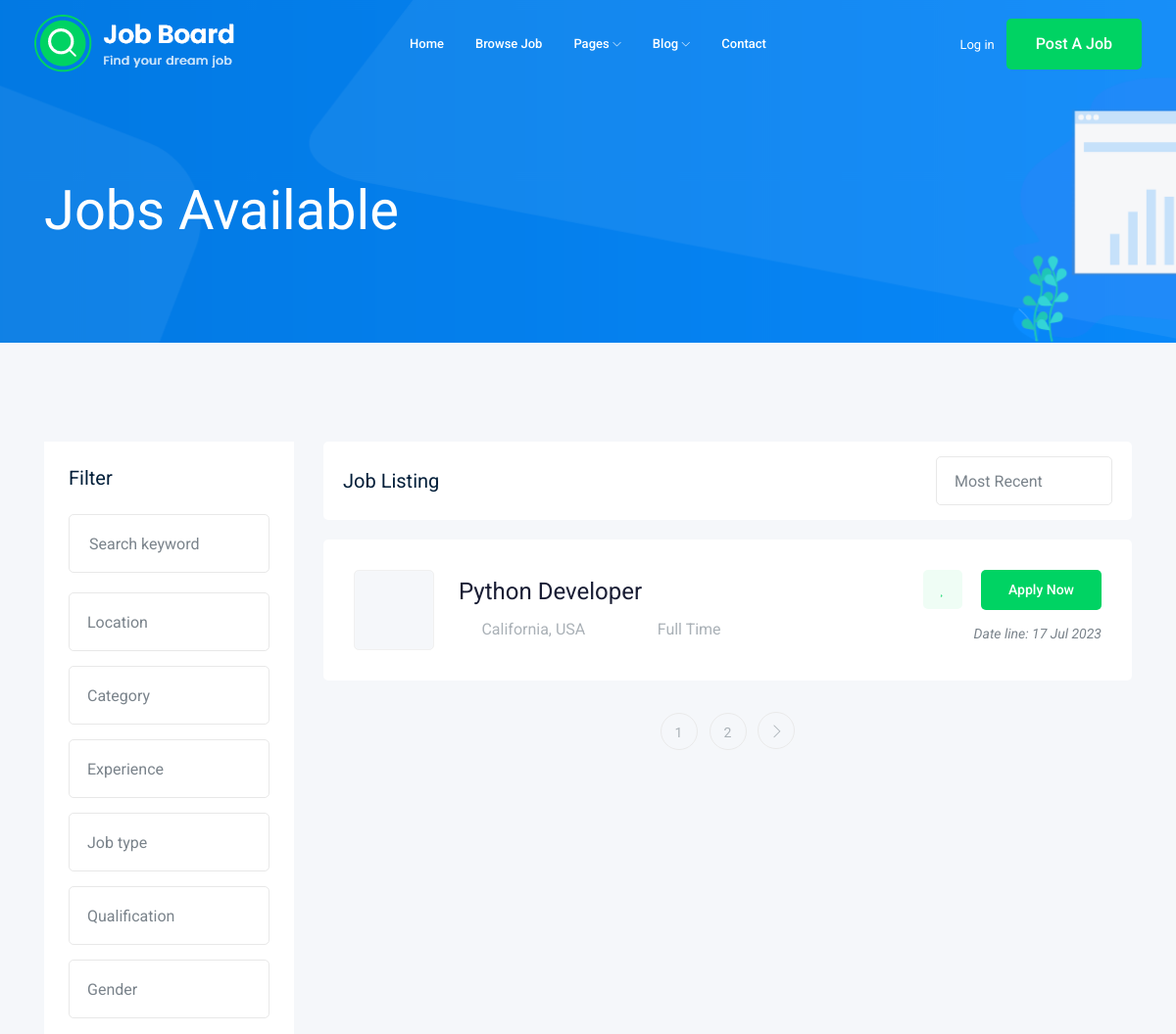
The app's page /jobs/ (upper part), older data.
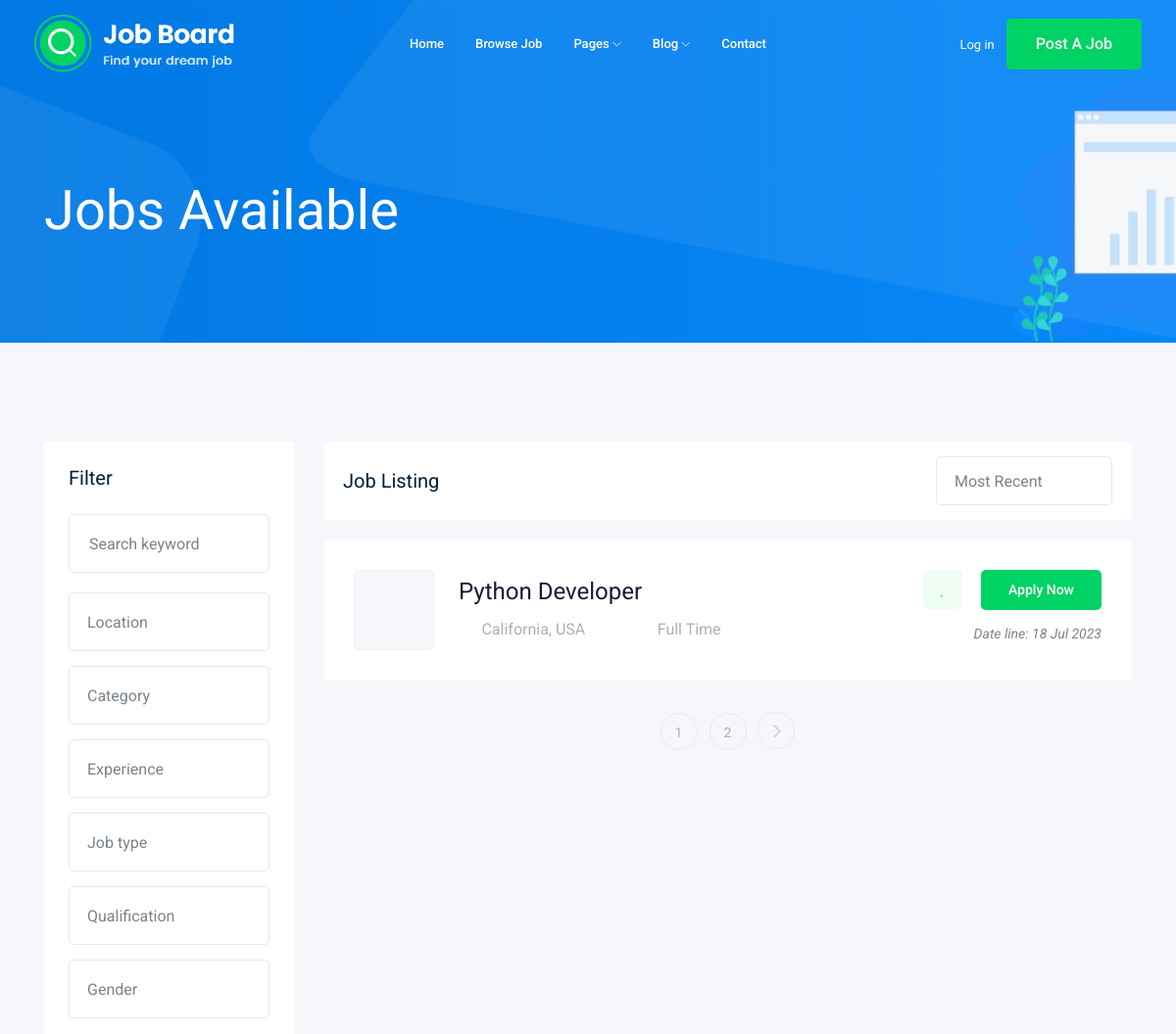
The same page, newer data.
### job/models.py (models this page shows, shortened)
class Job(models.Model):
    job_type_choices = (('Full Time', 'Full Time'),
                        ('Part Time', 'Part Time'))
    title = models.CharField(max_length=150)
    job_type = models.CharField(max_length=30, choices=job_type_choices)
    description = models.TextField(max_length=500)
    published_at = models.DateTimeField(auto_now=True)
    vacancy = models.IntegerField(default=1)
    salary = models.DecimalField(default=0.00, decimal_places=2, max_digits=8)
    max_salary = models.DecimalField(default=0.00, decimal_places=2, max_digits=8)
    experience = models.IntegerField(default=1)
    category = models.ForeignKey('Category', on_delete=models.CASCADE)
    image = models.ImageField(upload_to=image_upload)  # 'photos/%y/%m/%d'
    slug = models.SlugField(null=True, blank=True)

### job/views.py (the view)
# urls.py: path('', views.job_list),
def job_list(request):
    job_l = Job.objects.all()
    paginator = Paginator(job_l, 1)  # show 1 job per page
    page_number = request.GET.get("page")
    page_obj = paginator.get_page(page_number)
    context = {'job_list': page_obj}
    return render(request, 'job/job_list.html', context)

### templates/job/job_list.html (shortened to what the changed rows need)
<!doctype html>
{% extends 'base.html' %}
{% load static %}
{% block content %}
    <div class="job_listing_area plus_padding">
        <div class="container">
            <div class="row">
                <div class="col-lg-9">
                    <div class="job_lists m-0">
                        <div class="row">
                            {% for job in job_list %}
                            <div class="col-lg-12 col-md-12">
                                <div class="single_jobs white-bg d-flex justify-content-between">
                                    <div class="jobs_left d-flex align-items-center">
                                        <div class="thumb">
                                        </div>
                                        <div class="jobs_conetent">
                                            <a href="{% url 'jobs:job_detail' job.slug %}"><h4>{{job.title}}</h4></a>
                                            <div class="links_locat d-flex align-items-center">
                                                <div class="location">
                                                    <p> <i class="fa fa-map-marker"></i> California, USA</p>
                                                </div>
                                                <div class="location">
                                                    <p> <i class="fa fa-clock-o"></i> {{job.job_type}}</p>
                                                </div>
                                            </div>
                                        </div>
                                    </div>
                                    <div class="jobs_right">
                                        <div class="apply_now">
                                            <a class="heart_mark" href="#"> <i class="fa fa-heart"></i> </a>
                                            <a href="{% url 'jobs:job_detail' job.slug %}" class="boxed-btn3">Apply Now</a>
                                        </div>
                                        <div class="date">
                                            <p>Date line: {{job.published_at|date:'d M Y'}}</p>
                                        </div>
                                    </div>
                                </div>
                            </div>
                            {% endfor %}
                        </div>
                    </div>
                </div>
            </div>
        </div>
    </div>
{% endblock content %}

Row changes from the older to the newer data that the page shows:
changed Job "Python Developer": published_at "17 Jul 2023" → "18 Jul 2023"
